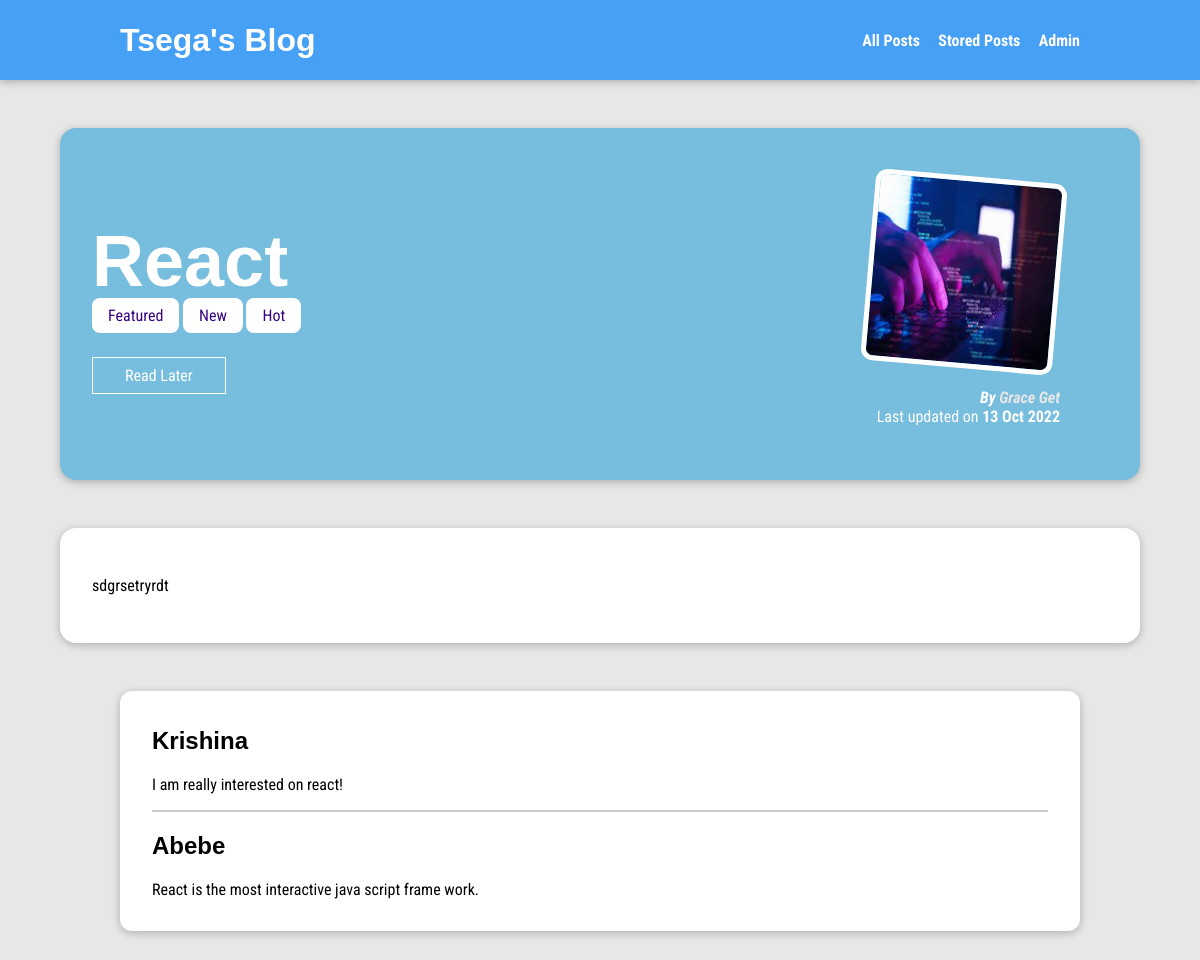
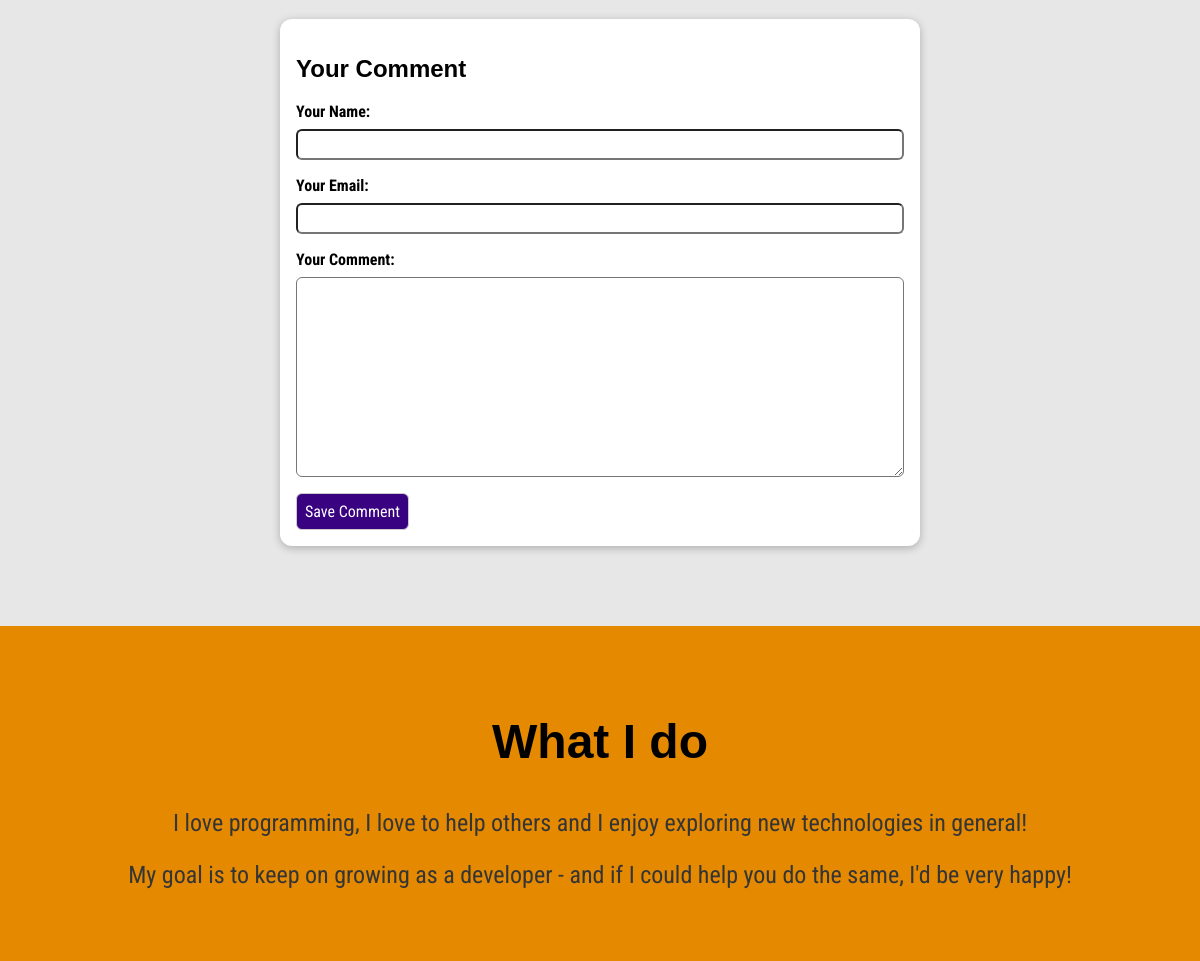
Page /posts/react on the committed database (2 pictures, top to bottom).
### blog/models.py (models this page shows, shortened)
class Post(models.Model):
    title = models.CharField(max_length=150)
    excerpt = models.CharField(max_length=200)
    image = models.ImageField(upload_to="posts", null = True)
    date =  models.DateField(auto_now=True)
    slug = models.SlugField(unique=True, db_index=True)
    content = models.TextField(validators=[MinLengthValidator(10)])
    author = models.ForeignKey(Author, null = True, on_delete=models.SET_NULL, related_name="posts")
    tags = models.ManyToManyField(Tag)

class Tag(models.Model):
    caption = models.CharField(max_length=20)

class Author(models.Model):
    firts_name = models.CharField(max_length=100)
    last_name = models.CharField(max_length=100)
    email_address= models.EmailField()
    def full_name(self):
        return f"{self.firts_name} {self.last_name}"
    def __str__(self):
        return self.full_name()

class Comment(models.Model):
    user_name = models.CharField(max_length =120)
    user_email = models.EmailField()
    text = models.TextField(max_length= 400)
    post = models.ForeignKey(Post, on_delete = models.CASCADE, related_name="comments" )

### blog/views.py (the view, shortened to what this page needs)
# urls.py: path("posts/<slug:slug>",views.SinglePostsView.as_view(),name="posts-detail-page"), #/posts/my-first-post
class SinglePostsView(View):
    def is_stored_posts(self,request, post_id):
        stored_posts = request.session.get('stored_posts')
        if stored_posts is not None:
            is_saved_for_later = post_id in stored_posts
        else:
            is_saved_for_later = False
        return is_saved_for_later
    def get(self, request ,slug):
        post = Post.objects.get(slug=slug)
        context ={
            'post':post,
            "post_tags":post.tags.all(),
            "comment_form":CommentForm(),
            "comments":post.comments.all().order_by('-id'),
            "saved_for_later":self.is_stored_posts(request,post.id),
        }
        return render(request, "blog/post-detail.html",context)

### blog/forms.py
class CommentForm(forms.ModelForm):
   class Meta:
      model = Comment
      exclude = ["post"]
      labels = {
         "user_name": "Your Name",
         "user_email": "Your Email",
         "text": "Your Comment",
      }

### blog/templates/blog/post-detail.html (shortened to what this page needs)
{% extends 'base.html' %}
{% load static %}
{% block css_files %}
<link rel ="stylesheet" href="{% static "blog/post-detail.css" %}">
{% endblock  %}
{% block  content%}
<section id="summary">
  <h2>{{post.title }} </h2>
  <div>
    {% for tag in post_tags %}
    <span class= "tags">{{tag.caption}}</span>
    {% endfor %}
  </div>
  <div id="read-later">
    <form action="{% url 'read-later'%}" method ="POST">
      <button>
      {% if saved_for_later %}
        Remove from "Read Later" List
      {% else %}
       Read Later
      {%endif%}
      </button>
    </form>
  </div>
       <article>
        <img src="{{post.image.url}}" alt="{{post.title}}"/>
        <address>By <a href= "mailto: {{post.author.email_address}}" >{{post.author}}</a></address>
        <div>Last updated on <time>{{post.date|date:"d M Y"}}</time>
        </div>
       </article>
</section>
<main>
{{post.content|linebreaks}}
</main>
<section id ="comments">
  <ul>
    {% for comment in comments %}
     <li>
      <h2> {{comment.user_name}}</h2>
        <p>{{comment.text|linebreaks}}</p>
     </li>
    {% endfor %}
  </ul>
</section>
<section  id ="comment-form">
  <h2> Your Comment</h2>
  <form action ="{% url 'posts-detail-page' post.slug %}" method="POST">
    {%for form_field in comment_form %}
    <div class ="form-control {% if form_field.errors %}invalid{% endif %}">
       {{form_field.label_tag}}
       {{form_field}}
    </div>
  {%endfor%}
  <button>Save Comment</button>
  </form>
</section>
{% include 'footer.html' %}
{% endblock  %}

### static/app.css (style rules this page uses)
* { box-sizing: border-box; }
html { font-family: 'Roboto Condensed', sans-serif; }
body { margin: 0; }
h1, h2, h3 { font-family: 'Loto', sans-serif; font-weight: bold; }

### blog/static/blog/post-detail.css (style rules this page uses)
body { background-color: #e7e7e7; }
#summary { margin: 8rem auto 3rem auto; padding: 2rem; width: 90%; border-radius: 16px; background-color: #77bddd; position: relative; box-shadow: 0 2px 8px rgba(0, 0, 0, 0.25); height: 22rem; }
#summary h2 { color: white; font-size: 4.5rem; margin-bottom: 0.25rem; }
#summary article { position: absolute; top: 2rem; right: 3rem; padding: 1rem 2rem; border-radius: 12rem; text-align: right; color: white; }
#summary article img { width: 12rem; height: 12rem; border-radius: 12px; transform: rotateZ(5deg); border: 5px solid white; margin-bottom: 1rem; }
#summary address { font-weight: bold; }
#summary address a { color: #e7e7e7; text-decoration: none; }
#summary time { font-weight: bold; }
main { margin: auto; padding: 2rem; width: 90%; border-radius: 16px; background-color: white; position: relative; box-shadow: 0 2px 8px rgba(0, 0, 0, 0.25); }
.tags { background-color: white; color: #390281; padding: 0.5rem 1rem; border-radius: 8px; }
#comment-form { margin: 3rem auto; width: 90%; max-width: 40rem; border-radius: 12px; background-color: white; box-shadow: 0 2px 8px rgba(0, 0, 0, 0.25); padding: 1rem; }
#comment-form button { font: inherit; background-color: #390281; color: white; border: 1px solid #390281; padding: 0.5rem; border-radius: 6px; border: 1px solid #ccc; }
.form-control { margin-bottom: 1rem; }
.form-control label { font-weight: bold; margin-bottom: 0.5rem; display: block; }
.form-control input, .form-control textarea { display: block; width: 100%; font: inherit; padding: 0.25rem; border-radius: 6px; }
#comments { margin: 3rem auto; width: 90%; max-width: 60rem; border-radius: 12px; background-color: white; box-shadow: 0 2px 8px rgba(0, 0, 0, 0.25); padding: 1rem 2rem; }
#comments ul { list-style: none; margin: 0; padding:0; }
#comments li { margin-bottom: 1rem; border-bottom: 2px solid #ccc; }
#comments li:last-of-type { border-bottom:none; }
#read-later { margin: 2rem 0; }
#read-later button { background-color: transparent; border: 1px solid white; padding:0.5rem 2rem; font:inherit; color:white; cursor: pointer; }

### rows in the picture
Post: title "React", image (picture), author "Grace Get", date "13 Oct 2022", content "sdgrsetryrdt"
Tag: caption "Featured"
Tag: caption "New"
Tag: caption "Hot"
Comment: user_name "Krishina", text "I am really interested on react!"
Comment: user_name "Abebe", text "React is the most interactive java script frame work."
